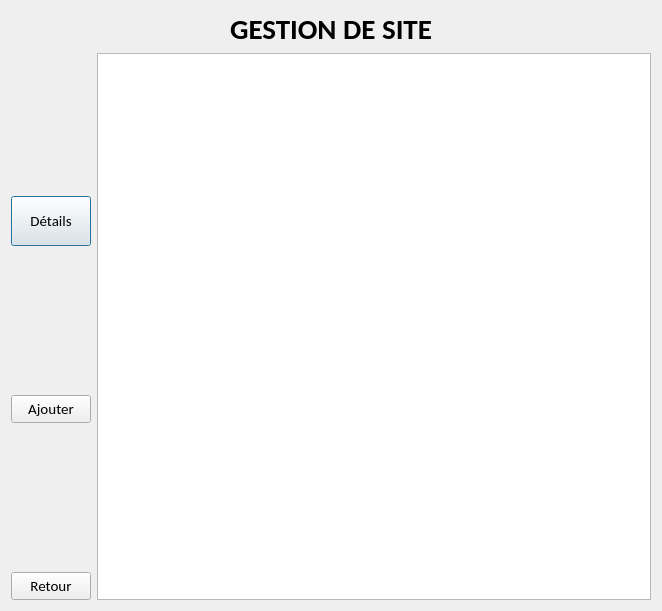
<?xml version="1.0" encoding="UTF-8"?>
<ui version="4.0">
 <class>GestionSite</class>
 <widget class="QDialog" name="GestionSite">
  <property name="geometry">
   <rect>
    <x>0</x>
    <y>0</y>
    <width>662</width>
    <height>611</height>
   </rect>
  </property>
  <property name="font">
   <font>
    <family>Calibri</family>
    <pointsize>11</pointsize>
   </font>
  </property>
  <property name="windowTitle">
   <string>Recapitulatif budgétaire</string>
  </property>
  <layout class="QVBoxLayout" name="verticalLayout">
   <item>
    <layout class="QHBoxLayout" name="horizontalLayout">
     <item>
      <widget class="QLabel" name="labelBudget">
       <property name="font">
        <font>
         <pointsize>22</pointsize>
         <weight>75</weight>
         <bold>true</bold>
        </font>
       </property>
       <property name="text">
        <string>GESTION DE SITE</string>
       </property>
       <property name="alignment">
        <set>Qt::AlignCenter</set>
       </property>
      </widget>
     </item>
    </layout>
   </item>
   <item>
    <layout class="QHBoxLayout" name="horizontalLayout_3">
     <item>
      <layout class="QVBoxLayout" name="verticalLayout_2">
       <item>
        <spacer name="verticalSpacer_3">
         <property name="orientation">
          <enum>Qt::Vertical</enum>
         </property>
         <property name="sizeHint" stdset="0">
          <size>
           <width>20</width>
           <height>40</height>
          </size>
         </property>
        </spacer>
       </item>
       <item>
        <widget class="QPushButton" name="detail">
         <property name="minimumSize">
          <size>
           <width>0</width>
           <height>50</height>
          </size>
         </property>
         <property name="text">
          <string>Détails</string>
         </property>
        </widget>
       </item>
       <item>
        <spacer name="verticalSpacer_4">
         <property name="orientation">
          <enum>Qt::Vertical</enum>
         </property>
         <property name="sizeHint" stdset="0">
          <size>
           <width>20</width>
           <height>40</height>
          </size>
         </property>
        </spacer>
       </item>
       <item>
        <widget class="QPushButton" name="ajouter">
         <property name="text">
          <string>Ajouter</string>
         </property>
        </widget>
       </item>
       <item>
        <spacer name="verticalSpacer">
         <property name="orientation">
          <enum>Qt::Vertical</enum>
         </property>
         <property name="sizeHint" stdset="0">
          <size>
           <width>20</width>
           <height>40</height>
          </size>
         </property>
        </spacer>
       </item>
       <item>
        <widget class="QPushButton" name="retour">
         <property name="text">
          <string>Retour</string>
         </property>
        </widget>
       </item>
      </layout>
     </item>
     <item>
      <widget class="QTableView" name="viewSite">
       <property name="sizeAdjustPolicy">
        <enum>QAbstractScrollArea::AdjustToContents</enum>
       </property>
       <property name="alternatingRowColors">
        <bool>true</bool>
       </property>
       <property name="selectionBehavior">
        <enum>QAbstractItemView::SelectRows</enum>
       </property>
       <attribute name="verticalHeaderVisible">
        <bool>false</bool>
       </attribute>
      </widget>
     </item>
    </layout>
   </item>
  </layout>
 </widget>
 <resources/>
 <connections/>
</ui>
